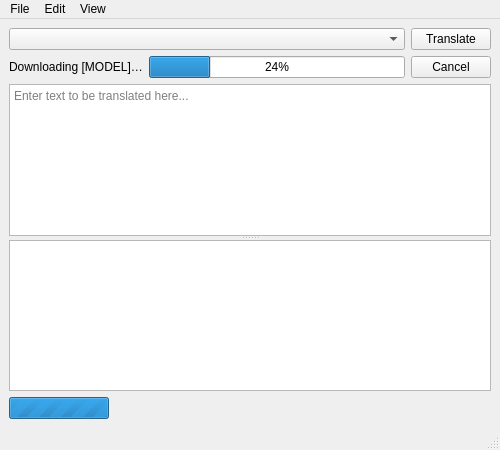
<?xml version="1.0" encoding="UTF-8"?>
<ui version="4.0">
 <class>MainWindow</class>
 <widget class="QMainWindow" name="MainWindow">
  <property name="geometry">
   <rect>
    <x>0</x>
    <y>0</y>
    <width>500</width>
    <height>450</height>
   </rect>
  </property>
  <property name="maximumSize">
   <size>
    <width>16777215</width>
    <height>16777215</height>
   </size>
  </property>
  <property name="windowTitle">
   <string>translateLocally</string>
  </property>
  <widget class="QWidget" name="centralwidget">
   <layout class="QGridLayout" name="gridLayout">
    <item row="1" column="0">
     <widget class="QWidget" name="widget" native="true">
      <layout class="QVBoxLayout" name="verticalLayout_2">
       <property name="leftMargin">
        <number>0</number>
       </property>
       <property name="topMargin">
        <number>0</number>
       </property>
       <property name="rightMargin">
        <number>0</number>
       </property>
       <property name="bottomMargin">
        <number>0</number>
       </property>
       <item>
        <widget class="QSplitter" name="splitter">
         <property name="sizePolicy">
          <sizepolicy hsizetype="Expanding" vsizetype="Expanding">
           <horstretch>0</horstretch>
           <verstretch>0</verstretch>
          </sizepolicy>
         </property>
         <property name="orientation">
          <enum>Qt::Vertical</enum>
         </property>
         <property name="childrenCollapsible">
          <bool>false</bool>
         </property>
         <widget class="QPlainTextEdit" name="inputBox">
          <property name="minimumSize">
           <size>
            <width>0</width>
            <height>0</height>
           </size>
          </property>
          <property name="placeholderText">
           <string>Enter text to be translated here...</string>
          </property>
          <property name="tabChangesFocus">
            <bool>true</bool>
          </property>
         </widget>
         <widget class="QTextBrowser" name="outputBox"/>
        </widget>
       </item>
      </layout>
     </widget>
    </item>
    <item row="2" column="0">
     <widget class="QProgressBar" name="pendingIndicator">
      <property name="sizePolicy">
       <sizepolicy hsizetype="Fixed" vsizetype="Fixed">
        <horstretch>0</horstretch>
        <verstretch>0</verstretch>
       </sizepolicy>
      </property>
      <property name="maximumSize">
       <size>
        <width>100</width>
        <height>16777215</height>
       </size>
      </property>
      <property name="toolTip">
       <string>Translating…</string>
      </property>
      <property name="maximum">
       <number>0</number>
      </property>
      <property name="value">
       <number>-1</number>
      </property>
     </widget>
    </item>
    <item row="0" column="0">
     <layout class="QVBoxLayout" name="verticalLayout">
      <item>
       <widget class="QWidget" name="modelPane" native="true">
        <layout class="QHBoxLayout" name="horizontalLayout">
         <property name="leftMargin">
          <number>0</number>
         </property>
         <property name="topMargin">
          <number>0</number>
         </property>
         <property name="rightMargin">
          <number>0</number>
         </property>
         <property name="bottomMargin">
          <number>0</number>
         </property>
         <item>
          <widget class="QComboBox" name="localModels">
           <property name="toolTip">
            <string>Select a translation model</string>
           </property>
           <property name="sizePolicy">
            <sizepolicy hsizetype="Expanding" vsizetype="Fixed">
             <horstretch>0</horstretch>
             <verstretch>0</verstretch>
            </sizepolicy>
           </property>
           <property name="minimumSize">
            <size>
             <width>196</width>
             <height>0</height>
            </size>
           </property>
          </widget>
         </item>
         <item>
          <widget class="QPushButton" name="translateButton">
           <property name="toolTip">
            <string>Translate (Ctrl+Enter)</string>
           </property>
           <property name="text">
            <string>Translate</string>
           </property>
          </widget>
         </item>
        </layout>
       </widget>
      </item>
      <item>
       <widget class="QWidget" name="downloadPane" native="true">
        <layout class="QHBoxLayout" name="horizontalLayout_2">
         <property name="leftMargin">
          <number>0</number>
         </property>
         <property name="topMargin">
          <number>0</number>
         </property>
         <property name="rightMargin">
          <number>0</number>
         </property>
         <property name="bottomMargin">
          <number>0</number>
         </property>
         <item>
          <widget class="QLabel" name="downloadLabel">
           <property name="text">
            <string>Downloading [MODEL]…</string>
           </property>
          </widget>
         </item>
         <item>
          <widget class="QProgressBar" name="downloadProgress">
           <property name="value">
            <number>24</number>
           </property>
          </widget>
         </item>
         <item>
          <widget class="QPushButton" name="cancelDownloadButton">
           <property name="text">
            <string>Cancel</string>
           </property>
          </widget>
         </item>
        </layout>
       </widget>
      </item>
     </layout>
    </item>
   </layout>
  </widget>
  <widget class="QMenuBar" name="menubar">
   <property name="geometry">
    <rect>
     <x>0</x>
     <y>0</y>
     <width>493</width>
     <height>24</height>
    </rect>
   </property>
   <widget class="QMenu" name="menuFile">
    <property name="title">
     <string>File</string>
    </property>
    <addaction name="actionOpenDocument"/>
    <addaction name="actionSaveTranslation"/>
    <addaction name="separator"/>
    <addaction name="actionExit"/>
   </widget>
   <widget class="QMenu" name="menuEdit">
    <property name="title">
     <string>Edit</string>
    </property>
    <addaction name="actionTranslator_Settings"/>
    <addaction name="actionTranslateImmediately"/>
    <addaction name="translateAction"/>
    <addaction name="separator"/>
    <addaction name="fontAction"/>
   </widget>
   <widget class="QMenu" name="menuView">
    <property name="title">
     <string>View</string>
    </property>
    <addaction name="actionSplit_Horizontally"/>
    <addaction name="actionSplit_Vertically"/>
    <addaction name="separator"/>
    <addaction name="actionSyncScrolling"/>
    <addaction name="actionShowAlignment"/>
   </widget>
   <addaction name="menuFile"/>
   <addaction name="menuEdit"/>
   <addaction name="menuView"/>
  </widget>
  <widget class="QStatusBar" name="statusbar"/>
  <action name="translateAction">
   <property name="text">
    <string>Translate</string>
   </property>
   <property name="shortcut">
    <string>Ctrl+Return</string>
   </property>
  </action>
  <action name="fontAction">
   <property name="text">
    <string>Set Font…</string>
   </property>
  </action>
  <action name="actionTranslator_Settings">
   <property name="text">
    <string>Translator Settings..</string>
   </property>
  </action>
  <action name="actionTranslateImmediately">
   <property name="checkable">
    <bool>true</bool>
   </property>
   <property name="checked">
    <bool>true</bool>
   </property>
   <property name="text">
    <string>Translate as I type</string>
   </property>
  </action>
  <action name="actionSplit_Horizontally">
   <property name="checkable">
    <bool>true</bool>
   </property>
   <property name="text">
    <string>Split Horizontally</string>
   </property>
   <property name="shortcut">
    <string>Ctrl+1</string>
   </property>
  </action>
  <action name="actionSplit_Vertically">
   <property name="checkable">
    <bool>true</bool>
   </property>
   <property name="text">
    <string>Split Vertically</string>
   </property>
   <property name="shortcut">
    <string>Ctrl+2</string>
   </property>
  </action>
  <action name="actionShowAlignment">
    <property name="checkable">
      <bool>true</bool>
    </property>
    <property name="text">
      <string>Highlight translation</string>
    </property>
  </action>
  <action name="actionSyncScrolling">
    <property name="checkable">
      <bool>true</bool>
    </property>
    <property name="text">
      <string>Sync Scrolling</string>
    </property>
  </action>
  <action name="actionOpenDocument">
   <property name="text">
    <string>Open Document...</string>
   </property>
   <property name="shortcut">
    <string>Ctrl+O</string>
   </property>
  </action>
  <action name="actionSaveTranslation">
   <property name="text">
    <string>Save Translation...</string>
   </property>
   <property name="shortcut">
    <string>Ctrl+Shift+S</string>
   </property>
   <property name="enabled">
    <bool>true</bool>
   </property>
  </action>
  <action name="actionExit">
   <property name="text">
    <string>Exit</string>
   </property>
   <property name="shortcut">
    <string>Ctrl+Q</string>
   </property>
  </action>
 </widget>
 <resources/>
 <connections/>
</ui>
